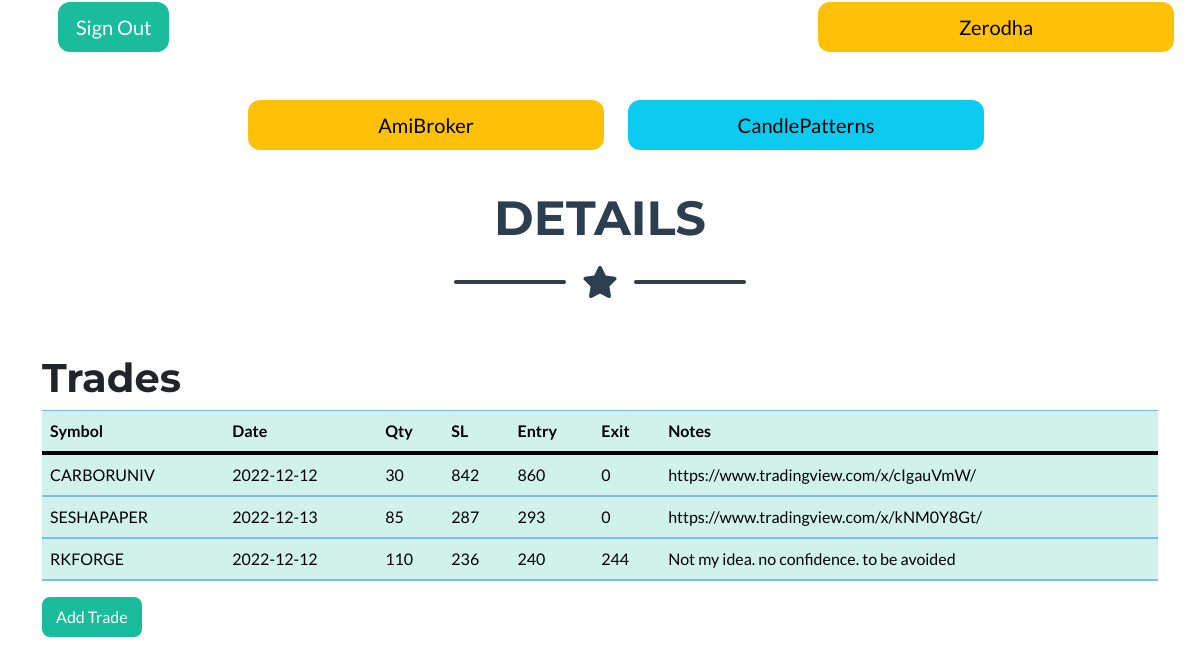
The page /show_entries (signed in, lower part) on the database as committed earlier.
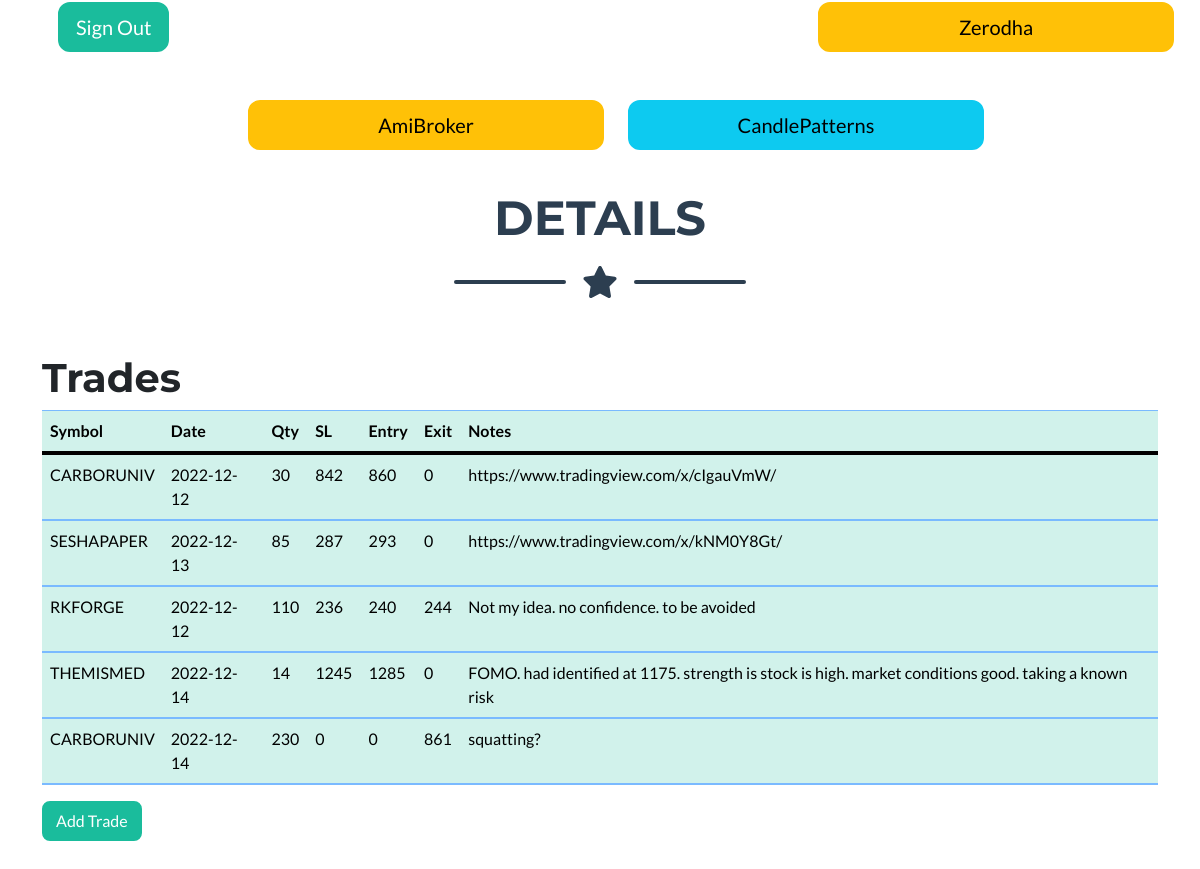
The same page on the database as committed later.
### tables this page shows
CREATE TABLE "entries" (
	"entry_id"	INTEGER,
	"phonenumber"	INTEGER NOT NULL,
	"symbol"	TEXT NOT NULL,
	"date"	TEXT NOT NULL,	
	"quantity"	INTEGER NOT NULL,
	"notes"	TEXT,
	"SL"	INTEGER,
	"oprice"	INTEGER,
	"cprice"	INTEGER,
	"profit"	INTEGER,
	"rr" INTEGER,
	PRIMARY KEY("entry_id"),
	FOREIGN KEY("phonenumber") REFERENCES "users"("phonenumber")
);

### app.py (the view)
@app.route('/show_entries')
def show_entries():
    if not session.get('logged_in'):
        return redirect(url_for('login'))
    trades = get_trades()
    return render_template('show_entries.html', trades=trades, logged_in=True)

### app.py (called while the page is built)
def connect_db():
    conn = sqlite3.connect(app.config['DATABASE']);
    conn.row_factory = sqlite3.Row
    return conn

def get_db():
    if not hasattr(g, 'sqlite_db'):
        g.sqlite_db = connect_db()
    return g.sqlite_db

def get_trades():
    db = get_db()
    phonenumber = session['phonenumber']
    print(phonenumber)
    cur = db.execute('select symbol, date, notes,quantity,SL,oprice,cprice from entries where phonenumber = ?',
                     [phonenumber])
    trades =dict(result=[dict(r) for r in cur.fetchall()])
    return trades

### templates/show_entries.html
{% include 'home.html'%}
   <div class="container mt-5 table-responsive">
      <h1>Trades</h1>
      <table class="table table-primary">
        <thead>
          <tr>
            <th scope="col">Symbol</th>
            <th scope="col">Date</th>
            <th scope="col">Qty</th>
            <th scope="col">SL</th>
            <th scope="col">Entry</th>
            <th scope="col">Exit</th>
            <th scope="col">Notes</th>
          </tr>
        </thead>
        <tbody>
          {% for trade in trades['result'] %}
              <tr>
                <td>{{trade['symbol'] }}</td>
                <td>{{trade['date'] }}</td>
                <td>{{trade['quantity'] }}</td>
                <td>{{trade['SL'] }}</td>
                <td>{{trade['oprice'] }}</td>
                <td>{{trade['cprice'] }}</td>
                <td>{{trade['notes'] }}</td>
            </tr>
          {% endfor %}
        </tbody>
      </table>
    </div>
    <div class="container">
      <a name="" id="" class="btn btn-primary" href="{{url_for('add_trade')}}" role="button">Add Trade</a>
    </div>

Rows that differ between the two databases and show on the page:
added entries: symbol "THEMISMED", date "2022-12-14", quantity "14", SL "1245", oprice "1285", cprice "0", notes "FOMO. had identified at 1175. strength is stock is high. market conditions good. taking a known risk"
added entries: symbol "CARBORUNIV", date "2022-12-14", quantity "230", SL "0", oprice "0", cprice "861", notes "squatting?"
